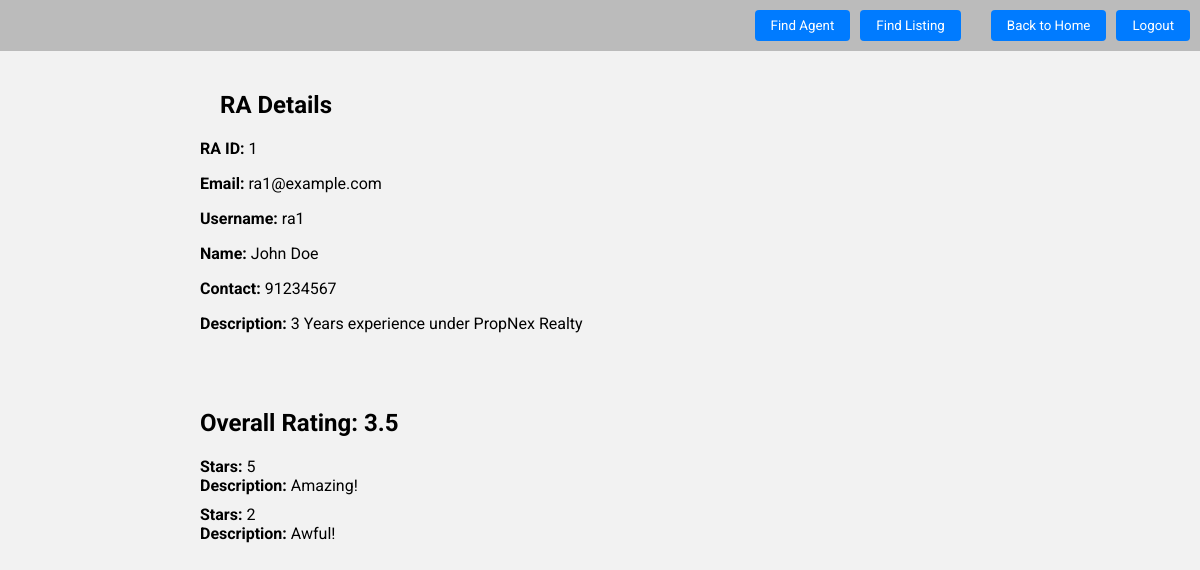
Screenshot of /Boundary/ra/view_ra.php?ra_id=1 with the database file from the repository.
### tables this page shows
CREATE TABLE `ra` (
  `ra_id` int(11) NOT NULL,
  `e-mail` varchar(150) NOT NULL,
  `username` varchar(50) NOT NULL,
  `password` varchar(50) NOT NULL,
  `name` varchar(150) NOT NULL,
  `contact` int(8) NOT NULL,
  `description` text DEFAULT NULL,
  `type` enum('active','suspended') NOT NULL
);

CREATE TABLE `rating` (
  `rating_id` int(11) NOT NULL,
  `ra_id` int(11) NOT NULL,
  `user_id` int(11) NOT NULL,
  `stars` int(11) NOT NULL,
  `description` text DEFAULT NULL
);

### Control/ra/view_ra_controller.php (called while the page is built)
<?php
require_once('../../Database/db_conn.php');
require_once('../../Entity/ra.php');
class ViewRAController {
    private $RA;
    public function __construct($conn) {
        $this->RA = new RA($conn);
    }
    public function getRAByRAID($ra_id) {
        return $this->RA->getRAByRAID($ra_id);
    }
}
$viewRAController = new ViewRAController($conn);
?>

### Entity/ra.php (called while the page is built, shortened)
<?php
class RA {
    private $conn;
    public function __construct($conn) {
        $this->conn = $conn;
    }
    public function getRAByRAID($ra_id) {
        $sql = "SELECT * FROM ra WHERE ra_id = ?";
        $stmt = $this->conn->prepare($sql);
        $stmt->bind_param("i", $ra_id);
        $stmt->execute();
        $result = $stmt->get_result();
        if ($result->num_rows == 1) {
            return $result->fetch_assoc();
        } else {
            return null;
        }
    }
}
?>

### Control/ra/view_rating_controller.php (called while the page is built)
<?php
require_once('../../Database/db_conn.php');
require_once('../../Entity/rating.php');
class ViewRatingsController {
    private $Rating;
    public function __construct($conn) {
        $this->Rating = new Rating($conn);
    }
    public function getAllRatingsByRAID($ra_id) {
        return $this->Rating->getRatingsByRAID($ra_id);
    }
    public function calculateOverallRating($ra_id) {
        $ratings = $this->getAllRatingsByRAID($ra_id);
        $totalStars = 0;
        $totalRatings = count($ratings);
        if ($totalRatings > 0) {
            foreach ($ratings as $rating) {
                $totalStars += $rating['stars'];
            }
            $overallRating = $totalStars / $totalRatings;
            return round($overallRating, 2);
        } else {
            return 0;
        }
    }
}
$viewRatingsController = new ViewRatingsController($conn);
?>

### Entity/rating.php (called while the page is built, shortened)
<?php
require_once("../../Database/db_conn.php");
class Rating
{
    private $conn;
    public function __construct()
    {
        global $conn;
        $this->conn = $conn;
    }
    public function getRatingsByRAID($ra_id) {
        $sql = "SELECT * FROM rating WHERE ra_id = ?";
        $stmt = $this->conn->prepare($sql);
        $stmt->bind_param("i", $ra_id);
        $stmt->execute();
        $result = $stmt->get_result();
        $ratings = array();
        while ($row = $result->fetch_assoc()) {
            $ratings[] = $row;
        }
        return $ratings;
    }
}
?>

### Boundary/ra/view_ra.php (the view, shortened to what this page needs)
<?php
include "header.php";
include "../../Control/ra/view_ra_controller.php";
if(isset($_GET['ra_id'])) {
    $ra_id = $_GET['ra_id'];
    $ra = $viewRAController->getRAByRAID($ra_id);
    if($ra) {
?>
<!DOCTYPE html>
<html lang="en">
<head>
</head>
<body>
    <div class="container">
        <h2 class="title">RA Details</h2>
        <div class="ra-details">
            <p><strong>RA ID:</strong> <?php echo $ra['ra_id']; ?></p>
            <p><strong>Email:</strong> <?php echo $ra['e-mail']; ?></p>
            <p><strong>Username:</strong> <?php echo $ra['username']; ?></p>
            <p><strong>Name:</strong> <?php echo $ra['name']; ?></p>
            <p><strong>Contact:</strong> <?php echo $ra['contact']; ?></p>
            <p><strong>Description:</strong> <?php echo $ra['description']; ?></p>
        </div>
    </div>
    <?php include 'view_rating.php'?>
</body>
</html>
<?php
    } else {
        echo "<p>RA not found.</p>";
    }
}
?>

### Boundary/ra/view_rating.php (shortened to what this page needs)
<?php
include "../../Control/ra/view_rating_controller.php";
?>
<!DOCTYPE html>
<html lang="en">
<head>
</head>
<body>
<div class="container">
    <?php
    $overallRating = $viewRatingsController->calculateOverallRating($ra_id);
    echo "<h2 class='overall-rating'>Overall Rating: " . $overallRating . "</h2>";
    ?>
    <div class="ratings">
        <?php
        $ratings = $viewRatingsController->getAllRatingsByRAID($ra_id);
        if (count($ratings) > 0) {
            echo "<ul class='rating-list'>";
            foreach ($ratings as $rating) {
                echo "<li class='rating-item'>";
                echo "<strong>Stars:</strong> " . $rating['stars'] . "<br>";
                echo "<strong>Description:</strong> " . $rating['description'];
                echo "</li>";
            }
            echo "</ul>";
        } else {
            echo "<p>No ratings found.</p>";
        }
        ?>
    </div>
</div>
</body>
</html>

### Boundary/ra/header.php (style rules this page uses)
body { font-family: 'Roboto', sans-serif; margin: 0; padding: 0; }

### Boundary/ra/view_ra.php (style rules this page uses)
.container { margin-left: 20px; }

### Boundary/ra/view_rating.php (style rules this page uses)
body { font-family: 'Roboto', sans-serif; background-color: #f2f2f2; margin: 0; padding: 0; }
.container { max-width: 800px; margin: 0 auto; padding: 20px; }
.title { margin-left: 20px; }
.overall-rating { margin-bottom: 20px; }
.rating-list { list-style: none; padding: 0; margin: 0; }
.rating-item { margin-bottom: 10px; }

### rows the page displays
ra: ra_id "1", value "ra1@example.com", username "ra1", name "John Doe", contact "91234567", description "3 Years experience under PropNex Realty"
rating: stars "5", description "Amazing!"
rating: stars "2", description "Awful!"

### other values shown
$overallRating "3.5"
